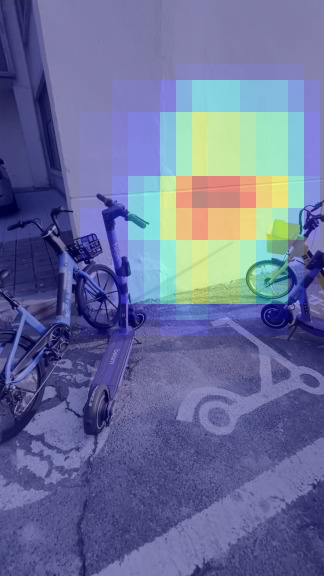
#> input picture Kickboard Heatmap_screenshot_24.11.2025.png, 324 x 576 px, given as the content of the folder ./positive, which was not available
$ python 3.augment_data.py
#> lines starting #> are read from the running program, lines starting #| are printed output that depends on the picture; pictures that were not available may be replaced by others from this repository, and a replacement may not be noted
import cv2
import os
import numpy as np
import glob
import random

# --- 설정 변수 ---
# 원본 데이터 경로
SRC_POS_DIR = "./positive"
SRC_NEG_DIR = "./negative"

# 증강된 데이터가 저장될 새로운 경로
DST_POS_DIR = "./positive_aug"
DST_NEG_DIR = "./negative_aug"

# 증강 배수 (원본 포함 몇 배로 늘릴지)
# 여기서는 원본 1장 + 증강 2장 = 총 3배
AUGMENT_COUNT = 2

def rotate_image(image):
    """이미지를 랜덤 각도(-15 ~ +15)로 회전시킵니다."""
    angle = random.randint(-15, 15)
    h, w = image.shape[:2]
    center = (w // 2, h // 2)

    # 회전 변환 행렬 구하기
    M = cv2.getRotationMatrix2D(center, angle, 1.0)

    # 이미지 회전 (빈 공간은 가장자리 색으로 채움)
    rotated = cv2.warpAffine(image, M, (w, h), borderMode=cv2.BORDER_REFLECT)
    return rotated

def change_brightness(image):
    """이미지의 밝기를 랜덤하게 조절합니다."""
    value = random.randint(-50, 50)
    hsv = cv2.cvtColor(image, cv2.COLOR_BGR2HSV)
    h, s, v = cv2.split(hsv)

    if value >= 0:
        v = cv2.add(v, value)
    else:
        v = cv2.subtract(v, abs(value))

    final_hsv = cv2.merge((h, s, v))
    img = cv2.cvtColor(final_hsv, cv2.COLOR_HSV2BGR)
    return img

def add_noise(image):
    """가우시안 노이즈 추가 (화질 저하 시뮬레이션)"""
    row, col, ch = image.shape
    mean = 0
    sigma = 25  # 노이즈 강도
    gauss = np.random.normal(mean, sigma, (row, col, ch))
    noisy = image + gauss

    # 값이 0~255를 벗어나지 않도록 클리핑
    noisy = np.clip(noisy, 0, 255)
    return noisy.astype(np.uint8)

def add_blur(image):
    """모션 블러 추가 (움직임 시뮬레이션)"""
    size = random.choice([3, 5, 7]) # 커널 크기 (홀수)

    # 일반 가우시안 블러 사용 (혹은 Motion Blur 커널 직접 구현 가능)
    # 여기서는 간단히 GaussianBlur 사용
    blurred = cv2.GaussianBlur(image, (size, size), 0)
    return blurred

def horizontal_flip(image):
    """좌우 반전"""
    return cv2.flip(image, 1)

def augment_and_save(src_folder, dst_folder, prefix):
    # 폴더 생성
#> called with src_folder = './positive', dst_folder = './positive_aug', prefix = 'pos'
    os.makedirs(dst_folder, exist_ok=True)

    # 이미지 파일 목록
    files = glob.glob(os.path.join(src_folder, "*.jpg")) + \
            glob.glob(os.path.join(src_folder, "*.png"))

    print(f"Processing {src_folder} -> {len(files)} images found.")

    count = 0

    # 사용 가능한 증강 함수 리스트
    aug_functions = [
        (horizontal_flip, "flip"),
        (rotate_image, "rot"),
        (change_brightness, "brt"),
        (add_noise, "noise"),
        (add_blur, "blur")
    ]

    for filepath in files:
        filename = os.path.basename(filepath)
        name, ext = os.path.splitext(filename)

        img = cv2.imread(filepath)
#> img is the input picture: shape (576, 324, 3); mean B, G, R 153.1, 112, 105.6
        if img is None: continue

        # 1. 원본 저장 (필수)
        cv2.imwrite(os.path.join(dst_folder, f"{name}_orig{ext}"), img)
        count += 1

        # 2. 랜덤 증강 적용 (AUGMENT_COUNT 만큼 선택)
        # 중복 없이 선택하기 위해 sample 사용
        selected_augs = random.sample(aug_functions, AUGMENT_COUNT)

        for i, (func, _) in enumerate(selected_augs):
            # 증강 적용
            aug_img = func(img)

            # 파일 저장 (증강 종류를 숨기고 인덱스만 사용)
            save_name = f"{name}_aug{i}{ext}"
            cv2.imwrite(os.path.join(dst_folder, save_name), aug_img)
            count += 1
#> this loop made 2 passes
#> pass 1, in add_noise, `noisy = image + gauss`:
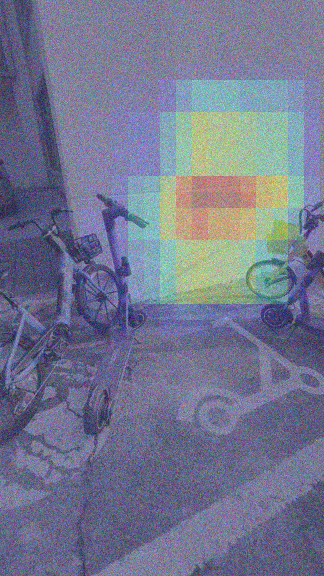
#> noisy: shape (576, 324, 3) float64; mean B, G, R 153.2, 112.1, 105.6; drawn with min black and max white
#> pass 1, in add_noise, `noisy = np.clip(noisy, 0, 255)`:
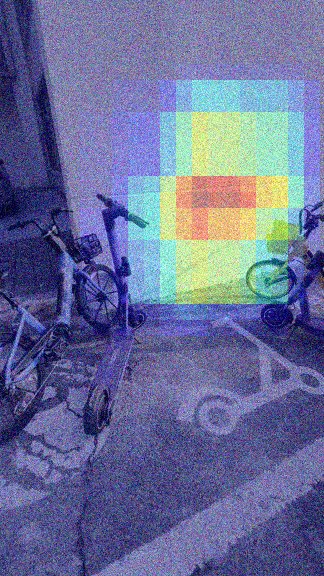
#> noisy: shape (576, 324, 3) float64; mean B, G, R 153.1, 112.1, 105.6
#> after the loop, count = 3

    print(f"Finished! Total {count} images saved to {dst_folder}")
#| Finished! Total 3 images saved to ./positive_aug
    print(f"(Factor: {count / len(files):.1f}x)")
#| (Factor: 3.0x)

if __name__ == "__main__":
    print(">>> 데이터 증강 시작... (Target: 3x Size)")

    # Positive 데이터 증강
    augment_and_save(SRC_POS_DIR, DST_POS_DIR, "pos")

    # Negative 데이터 증강
    augment_and_save(SRC_NEG_DIR, DST_NEG_DIR, "neg")
#| Processing ./negative -> 1 images found.
#> the loop in augment_and_save (call 2), `for i, (func, _) in enumerate(selected_augs):` made 2 passes
#> pass 1, in change_brightness, `h, s, v = cv2.split(hsv)`:
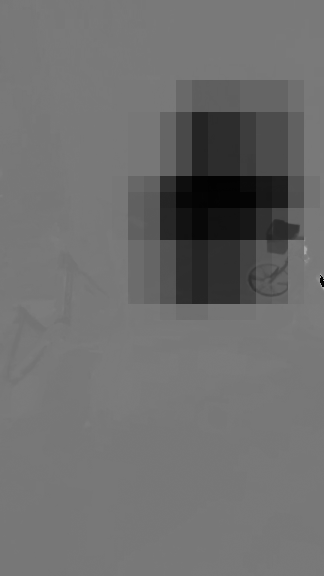
#> h: shape (576, 324); min 0, max 178, mean 109.7
#> pass 1, in change_brightness, `h, s, v = cv2.split(hsv)`:
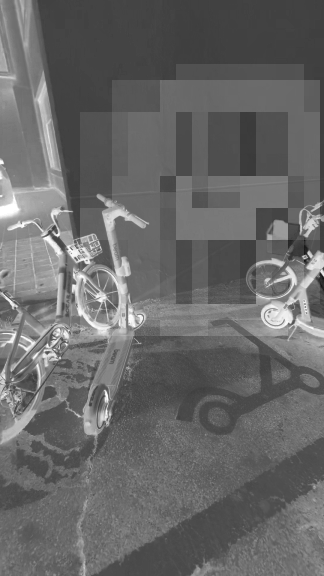
#> s: shape (576, 324); min 20, max 255, mean 104
#> pass 1, in change_brightness, `h, s, v = cv2.split(hsv)`:
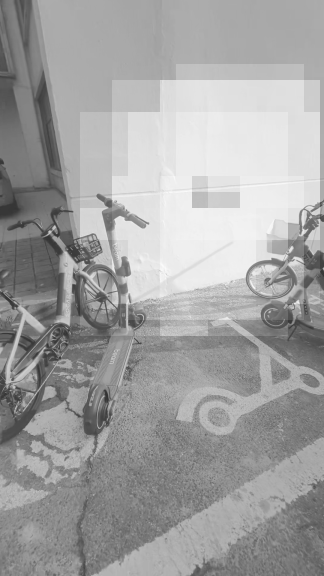
#> v: shape (576, 324); min 51, max 251, mean 161.9
#| Finished! Total 3 images saved to ./negative_aug
#| (Factor: 3.0x)

    print(">>> 모든 작업 완료.")
    print(f"확인하러 가기 -> Positive: {DST_POS_DIR}, Negative: {DST_NEG_DIR}")
